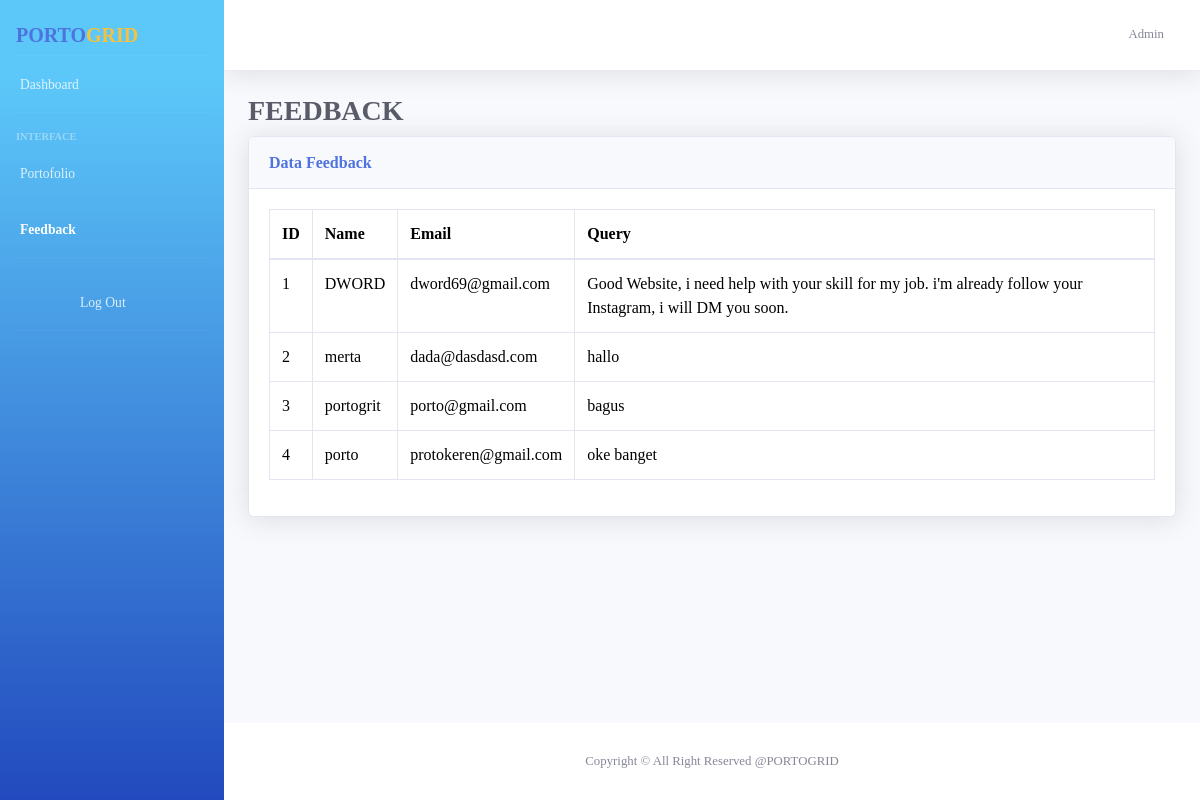
The page /admin/feedback.php (signed in) on the database its author committed.
### tables this page shows
CREATE TABLE `tb_feedback` (
  `id` int(11) NOT NULL,
  `name` varchar(30) NOT NULL,
  `email` varchar(20) NOT NULL,
  `query` longtext NOT NULL
);

### admin/feedback.php (the view, shortened to what this page needs)
<?php
    require '../koneksi.php';
    $sql = "SELECT * FROM tb_feedback";
    $result = mysqli_query($con, $sql);
    $data = [];
    if (mysqli_num_rows($result) > 0) {
        while($row = mysqli_fetch_assoc($result)) {
            $data[] = $row;
        }
    }
?>
<!DOCTYPE html>
<html lang="en">
<head>
    <link href="https://cdn.jsdelivr.net/npm/bootstrap@5.3.2/dist/css/bootstrap.min.css" rel="stylesheet">
    <link rel="stylesheet" href="https://cdn.jsdelivr.net/npm/bootstrap-icons@1.11.1/font/bootstrap-icons.css" />
    <link href="css/sb-admin-2.min.css" rel="stylesheet">
</head>
<body id="page-top">
    <div id="wrapper">
               <ul class="navbar-nav bg-gradient-primary sidebar sidebar-dark accordion" id="accordionSidebar">
                <div class="sidebar-brand-text mx-3"><a class="navbar-brand" href="dashboard.php"><span class="text-primary font-weight-bold text-uppercase">Porto</span><span class="text-warning font-weight-bold text-uppercase">Grid</span></a></div>
                <hr class="sidebar-divider my-0">
                <li class="nav-item">
                    <a class="nav-link" href="dashboard.php">
                        <span>Dashboard</span></a>
                </li>
                <hr class="sidebar-divider">
                <div class="sidebar-heading">
                    Interface
                </div>
                <li class="nav-item">
                    <a class="nav-link" href="photo.php">
                        <span>Portofolio</span></a>
                </li>
                <li class="nav-item active">
                    <a class="nav-link" href="feedback.php">
                        <span>Feedback</span></a>
                </li>
                <hr class="sidebar-divider d-none d-md-block">
                <li class="nav-item">
                    <a class="nav-link" href="logout.php">
                        <span >Log Out</span></a>
                </li>
                <hr class="sidebar-divider d-none d-md-block">
            </ul>
        <div id="content-wrapper" class="d-flex flex-column">
            <div id="content">
                <nav class="navbar navbar-expand navbar-light bg-white topbar mb-4 static-top shadow">
                    <ul class="navbar-nav ml-auto">
                        <li class="nav-item dropdown no-arrow">
                            <a class="nav-link dropdown-toggle" >
                                <span class="mr-2 d-none d-lg-inline text-gray-600 small">Admin</span>
                            </a>
                        </li>
                    </ul>
                </nav>
                <div class="container-fluid">
                    <h1 class="h3 mb-2 text-gray-800 font-weight-bold text-uppercase">Feedback</h1>
                    <div class="card shadow mb-4">
                        <div class="card-header py-3">
                            <h6 class="m-0 font-weight-bold text-primary">Data Feedback</h6>
                        </div>
                        <div class="card-body">
                            <div class="table-responsive">
                                <table class="table table-bordered" id="dataTable" width="100%" cellspacing="0">
                                    <thead>
                                        <tr>
                                            <th>ID</th>
                                            <th>Name</th>
                                            <th>Email</th>
                                            <th>Query</th>
                                        </tr>
                                    </thead>
                                    <tbody>
                                        <?php foreach($data as $key => $val){ ?>
                                            <tr>
                                                <td><?=$key +1?></td>
                                                <td><?=$val['name']?></td>
                                                <td><?=$val['email']?></td>
                                                <td><?=$val['query']?></td>
                                            </tr>
                                        <?php } ?>
                                    </tbody>
                                </table>
                            </div>
                        </div>
                    </div>
                </div>
            </div>
            <footer class="sticky-footer bg-white">
                <div class="container my-auto">
                    <div class="copyright text-center my-auto">
                        <span>Copyright &copy; All Right Reserved @PORTOGRID</span>
                    </div>
                </div>
            </footer>
        </div>
    </div>
</body>
</html>

### rows shown on the page
tb_feedback: name "DWORD", email "dword69@gmail.com", query "Good Website, i need help with your skill for my job. i'm already follow your Instagram, i will DM you soon."
tb_feedback: name "merta", email "dada@dasdasd.com", query "hallo"
tb_feedback: name "portogrit", email "porto@gmail.com", query "bagus"
tb_feedback: name "porto", email "protokeren@gmail.com", query "oke banget"
